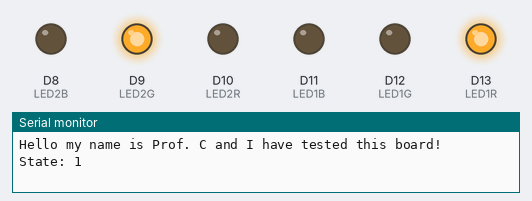
Bench run of a sketch on a simulated Arduino MKR. On the bench: output pins drawn as LEDs (lit = HIGH), the last lines printed to the serial monitor.

Above: at 0.2 s.
At 1.2 s:
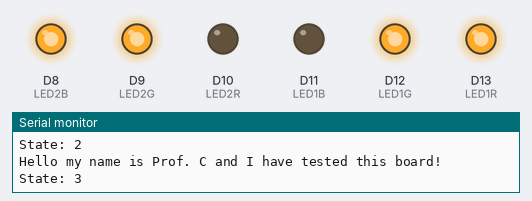
At 1.7 s:
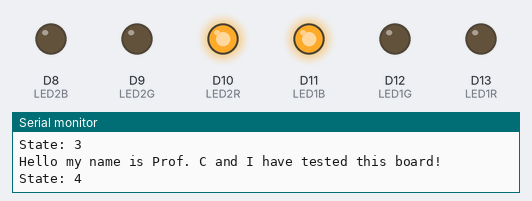
At 3.2 s:
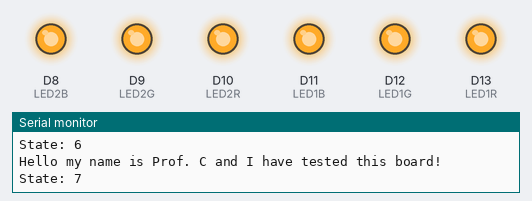
At 5.7 s:
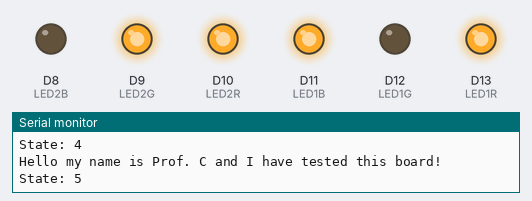
At 7.7 s:
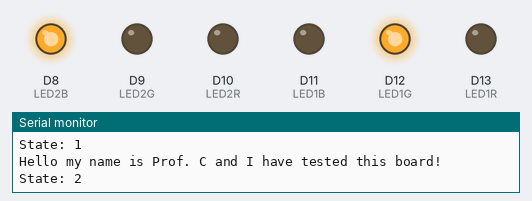
Timing chart, 0 to 8.1 s (numbered marks = the images above):
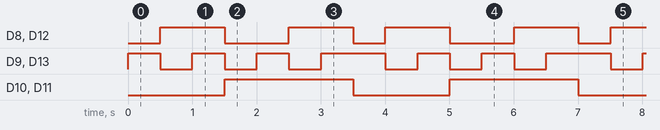

The sketch:

ece101_breakout_led3.ino
```cpp
/*
 * This is a block comment!
 * Every code/document/file should have a description that includes its author and purpose...
 * Author: Professor DM Calhoun
 * Purpose: This code combines serial output functionality with a sequence of RGB LED blinking
 */

// This is a line comment!

// Compiler directives go at the top of your file. These are references to other files and libraries that the code uses to achieve its functionality.
#include <WiFiNINA.h>
// Variables may also go at the top of your file.
byte state = 0x01;

#define LED1R 13
#define LED1G 12
#define LED1B 11

#define LED2R 10
#define LED2G 9
#define LED2B 8

/*
 * When it comes to this type of programming, operations implemented in your code (function calls, arithmetic, pin toggling, etc.) execute serially.
 * This "setup" function is the first portion of your code to execute. It is meant to do as described: set up any necessary items to make the main body of our code execute successfully.
 */
void setup() {
  //Sets pin mode to outputs for the three WiFiNiNA pins that control the RGB LED
  pinMode(LED1R, OUTPUT);
  pinMode(LED1G, OUTPUT);
  pinMode(LED1B, OUTPUT);
  pinMode(LED2R, OUTPUT);
  pinMode(LED2G, OUTPUT);
  pinMode(LED2B, OUTPUT);

  //Initializes the serial interface with a baud rate.
  Serial.begin(9600);
}

// put your main code here, to run repeatedly:
void loop() {

  Serial.println("Hello my name is Prof. C and I have tested this board!");

  //use bitwise AND here to mask the "state" variable
  if(state & 0x01){
    digitalWrite(LED1R,HIGH);
    digitalWrite(LED2G,HIGH);
  }else{
    digitalWrite(LED1R,LOW);
    digitalWrite(LED2G,LOW);
  }
  if(state & 0x02){
    digitalWrite(LED1G,HIGH);
    digitalWrite(LED2B,HIGH);
  }else{
    digitalWrite(LED1G,LOW);
    digitalWrite(LED2B,LOW);
  }
  if(state & 0x04){
    digitalWrite(LED1B,HIGH);
    digitalWrite(LED2R,HIGH);
  }else{
    digitalWrite(LED1B,LOW);
    digitalWrite(LED2R,LOW);
  }

  Serial.print("State: ");
  Serial.println(state);
  state = state+0x01;

  if (state == 0x08){
    state = 0x01;
  }
  delay(500);

}
```

Measured:
- by itself, D8 (LED2B), D12 (LED1G): repeats every 3.5 s: LOW 1.0 s, HIGH 1.0 s, LOW 0.50 s, HIGH 1.0 s
- by itself, D9 (LED2G), D13 (LED1R): repeats every 3.5 s: 2 × (LOW 0.50 s, HIGH 0.50 s), LOW 0.50 s, HIGH 1.0 s
- by itself, D10 (LED2R), D11 (LED1B): alternates HIGH for 2.0 s and LOW for 1.5 s
